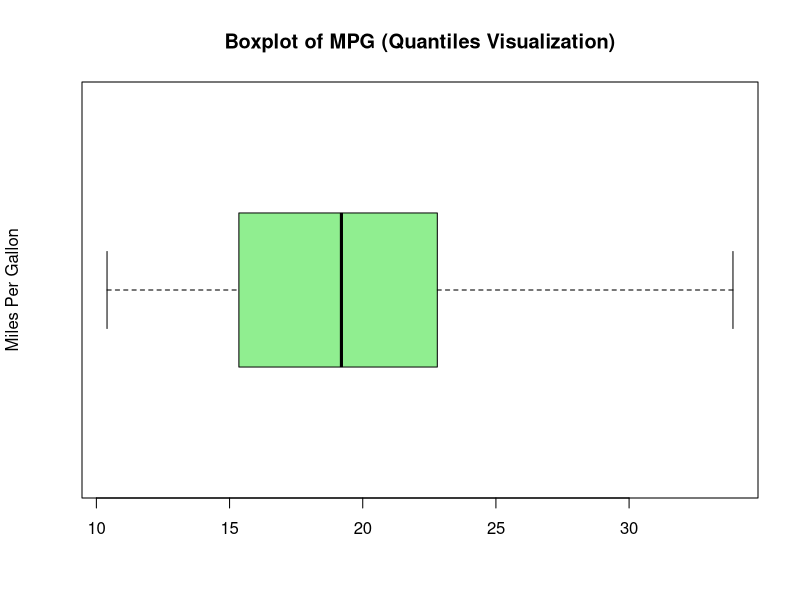
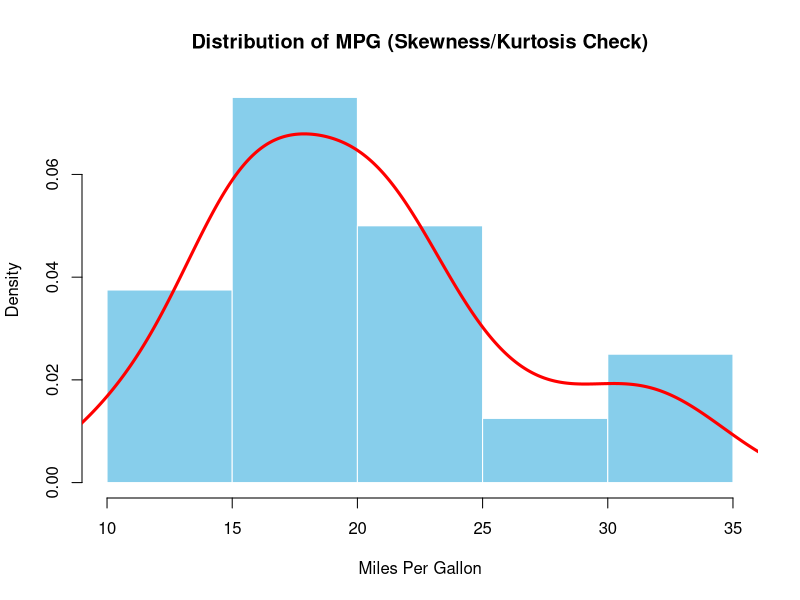
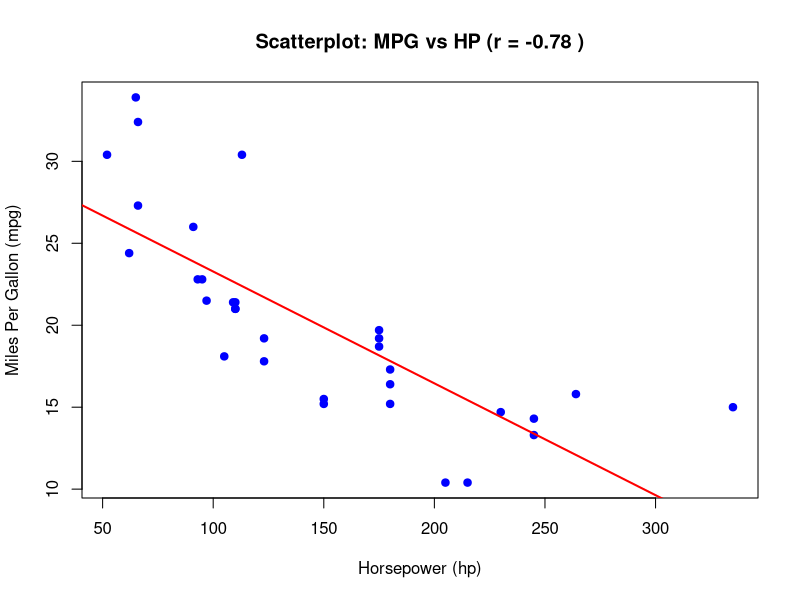

Recreate these plots in R, in order.
# ==============================================================================
# FILE NAME: Automated_Descriptive_Statistics_Pipeline.R
# PURPOSE: Automated Descriptive Stats, Distribution Analysis & Visualization
# OUTPUT PATH: D:/DOWNLOADS
# ==============================================================================

# ------------------------------------------------------------------------------
# SETUP: Define Output Path & Logging
# ------------------------------------------------------------------------------
output_path <- "D:/DOWNLOADS"

# Check if directory exists, if not, create it
if(!dir.exists(output_path)){
  dir.create(output_path)
  message("Created directory: ", output_path)
}

# Set working directory
setwd(output_path)

# Start recording all console output to a text file
sink(file = "Descriptive_Stats_Log.txt", split = TRUE)

print(paste("Analysis started at:", Sys.time()))
print(paste("Script Name: Automated_Descriptive_Statistics_Pipeline.R"))
print("Saving all outputs to D:/DOWNLOADS...")


# ------------------------------------------------------------------------------
# PART 1: Load Data & Basic Stats
# ------------------------------------------------------------------------------
print("------------------------------------------------")
print("1. Data Loading & Summary")
print("------------------------------------------------")

# Load built-in dataset 
data(mtcars) 

# Save raw data to CSV for reference
write.csv(mtcars, "mtcars_raw_data.csv")
print("Saved: mtcars_raw_data.csv")

# Basic descriptive statistics for 'mpg' 
print("--- Summary of MPG ---")
print(summary(mtcars$mpg)) 

# Central Tendency & Dispersion
print("--- Detailed Metrics ---")
print(paste("Mean:              ", mean(mtcars$mpg)))
print(paste("Median:            ", median(mtcars$mpg)))
print(paste("Variance:          ", var(mtcars$mpg)))
print(paste("Standard Deviation:", sd(mtcars$mpg)))


# ------------------------------------------------------------------------------
# PART 2: Range & Quantiles
# ------------------------------------------------------------------------------
print("------------------------------------------------")
print("2. Range and Quantiles")
print("------------------------------------------------")

print("--- Range (Min, Max) ---")
print(range(mtcars$mpg)) 

print("--- Quantiles (0%, 25%, 50%, 75%, 100%) ---")
print(quantile(mtcars$mpg)) 

# Visualization: Boxplot (Best for Quantiles)
png(filename = "1_MPG_Boxplot.png", width=800, height=600)
boxplot(mtcars$mpg, 
        col="lightgreen", 
        main="Boxplot of MPG (Quantiles Visualization)",
        ylab="Miles Per Gallon",
        horizontal = TRUE)
dev.off()
print("Saved: 1_MPG_Boxplot.png")


# ------------------------------------------------------------------------------
# PART 3: Skewness & Kurtosis (Distribution Shape)
# ------------------------------------------------------------------------------
print("------------------------------------------------")
print("3. Skewness & Kurtosis (Distribution Shape)")
print("------------------------------------------------")

# Check if e1071 is installed, if not, install it
if(!require(e1071)) install.packages("e1071")
library(e1071) 

print(paste("Skewness:", skewness(mtcars$mpg))) 
print(paste("Kurtosis:", kurtosis(mtcars$mpg))) 

# Visualization: Histogram with Density Line (Best for Skewness)
png(filename = "2_MPG_Histogram_Distribution.png", width=800, height=600)
hist(mtcars$mpg, prob=TRUE, 
     col="skyblue", border="white",
     main="Distribution of MPG (Skewness/Kurtosis Check)",
     xlab="Miles Per Gallon")
lines(density(mtcars$mpg), col="red", lwd=3)
dev.off()
print("Saved: 2_MPG_Histogram_Distribution.png")


# ------------------------------------------------------------------------------
# PART 4: Correlation Analysis
# ------------------------------------------------------------------------------
print("------------------------------------------------")
print("4. Correlation (MPG vs Horsepower)")
print("------------------------------------------------")

correlation_val <- cor(mtcars$mpg, mtcars$hp)
print(paste("Correlation Coefficient (r):", correlation_val)) 

# Visualization: Scatterplot (Best for Correlation)
png(filename = "3_Correlation_Scatterplot.png", width=800, height=600)
plot(mtcars$hp, mtcars$mpg, 
     pch=19, col="blue",
     main=paste("Scatterplot: MPG vs HP (r =", round(correlation_val, 2), ")"),
     xlab="Horsepower (hp)", ylab="Miles Per Gallon (mpg)")
# Add regression line
abline(lm(mpg ~ hp, data=mtcars), col="red", lwd=2)
dev.off()
print("Saved: 3_Correlation_Scatterplot.png")


# ------------------------------------------------------------------------------
# TEARDOWN
# ------------------------------------------------------------------------------
# Stop logging
sink()
message("------------------------------------------------")
message("Analysis Complete.")
message("Please check D:/DOWNLOADS for:")
message("1. Descriptive_Stats_Log.txt")
message("2. mtcars_raw_data.csv")
message("3. PNG Visualization Files")
message("------------------------------------------------")